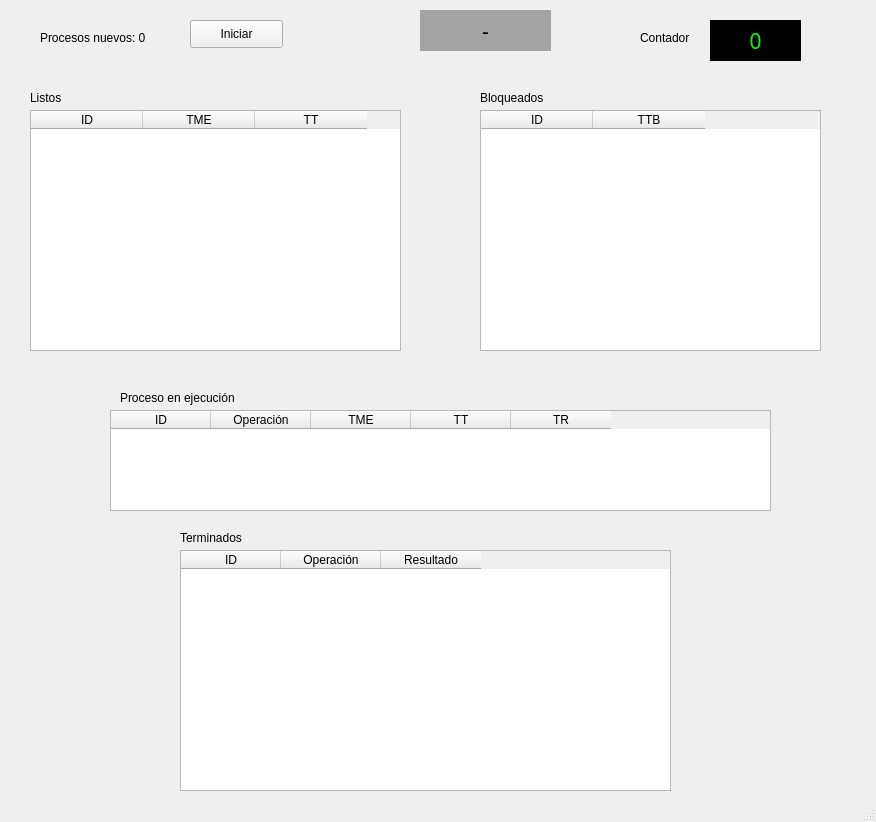
<?xml version="1.0" encoding="UTF-8"?>
<ui version="4.0">
 <class>MainWindow</class>
 <widget class="QMainWindow" name="MainWindow">
  <property name="geometry">
   <rect>
    <x>0</x>
    <y>0</y>
    <width>876</width>
    <height>822</height>
   </rect>
  </property>
  <property name="windowTitle">
   <string>FCFS</string>
  </property>
  <widget class="QWidget" name="centralwidget">
   <widget class="QTableWidget" name="tableWidget">
    <property name="geometry">
     <rect>
      <x>30</x>
      <y>110</y>
      <width>371</width>
      <height>241</height>
     </rect>
    </property>
    <attribute name="horizontalHeaderDefaultSectionSize">
     <number>112</number>
    </attribute>
    <column>
     <property name="text">
      <string>ID</string>
     </property>
    </column>
    <column>
     <property name="text">
      <string>TME</string>
     </property>
    </column>
    <column>
     <property name="text">
      <string>TT</string>
     </property>
    </column>
   </widget>
   <widget class="QTableWidget" name="tableWidget_2">
    <property name="geometry">
     <rect>
      <x>110</x>
      <y>410</y>
      <width>661</width>
      <height>101</height>
     </rect>
    </property>
    <column>
     <property name="text">
      <string>ID</string>
     </property>
    </column>
    <column>
     <property name="text">
      <string>Operación</string>
     </property>
    </column>
    <column>
     <property name="text">
      <string>TME</string>
     </property>
    </column>
    <column>
     <property name="text">
      <string>TT</string>
     </property>
    </column>
    <column>
     <property name="text">
      <string>TR</string>
     </property>
    </column>
   </widget>
   <widget class="QLabel" name="label">
    <property name="geometry">
     <rect>
      <x>40</x>
      <y>30</y>
      <width>141</width>
      <height>16</height>
     </rect>
    </property>
    <property name="text">
     <string>Procesos nuevos: 0</string>
    </property>
   </widget>
   <widget class="QLabel" name="label_2">
    <property name="geometry">
     <rect>
      <x>30</x>
      <y>90</y>
      <width>141</width>
      <height>16</height>
     </rect>
    </property>
    <property name="text">
     <string>Listos</string>
    </property>
   </widget>
   <widget class="QLabel" name="label_3">
    <property name="geometry">
     <rect>
      <x>120</x>
      <y>390</y>
      <width>141</width>
      <height>16</height>
     </rect>
    </property>
    <property name="text">
     <string>Proceso en ejecución</string>
    </property>
   </widget>
   <widget class="QTableWidget" name="tableWidget_3">
    <property name="geometry">
     <rect>
      <x>180</x>
      <y>550</y>
      <width>491</width>
      <height>241</height>
     </rect>
    </property>
    <column>
     <property name="text">
      <string>ID</string>
     </property>
    </column>
    <column>
     <property name="text">
      <string>Operación</string>
     </property>
    </column>
    <column>
     <property name="text">
      <string>Resultado</string>
     </property>
    </column>
   </widget>
   <widget class="QLabel" name="label_4">
    <property name="geometry">
     <rect>
      <x>180</x>
      <y>530</y>
      <width>141</width>
      <height>16</height>
     </rect>
    </property>
    <property name="text">
     <string>Terminados</string>
    </property>
   </widget>
   <widget class="QPushButton" name="pushButton">
    <property name="geometry">
     <rect>
      <x>190</x>
      <y>20</y>
      <width>93</width>
      <height>28</height>
     </rect>
    </property>
    <property name="text">
     <string>Iniciar</string>
    </property>
   </widget>
   <widget class="QLabel" name="contador">
    <property name="geometry">
     <rect>
      <x>710</x>
      <y>20</y>
      <width>91</width>
      <height>41</height>
     </rect>
    </property>
    <property name="font">
     <font>
      <family>Yu Gothic UI Semibold</family>
      <pointsize>16</pointsize>
      <weight>50</weight>
      <italic>false</italic>
      <bold>false</bold>
     </font>
    </property>
    <property name="styleSheet">
     <string notr="true">background-color: rgb(0, 0, 0);
color: rgb(0, 255, 0);
font: 16pt &quot;Yu Gothic UI Semibold&quot;;
</string>
    </property>
    <property name="text">
     <string>0</string>
    </property>
    <property name="alignment">
     <set>Qt::AlignCenter</set>
    </property>
   </widget>
   <widget class="QLabel" name="label_6">
    <property name="geometry">
     <rect>
      <x>640</x>
      <y>30</y>
      <width>71</width>
      <height>16</height>
     </rect>
    </property>
    <property name="text">
     <string>Contador</string>
    </property>
   </widget>
   <widget class="QLabel" name="estado">
    <property name="geometry">
     <rect>
      <x>420</x>
      <y>10</y>
      <width>131</width>
      <height>41</height>
     </rect>
    </property>
    <property name="font">
     <font>
      <family>Yu Gothic UI Semibold</family>
      <pointsize>16</pointsize>
      <weight>50</weight>
      <italic>false</italic>
      <bold>false</bold>
     </font>
    </property>
    <property name="styleSheet">
     <string notr="true">background-color: rgb(163, 163, 163);
border-radius: 40px;
</string>
    </property>
    <property name="frameShape">
     <enum>QFrame::NoFrame</enum>
    </property>
    <property name="text">
     <string>-</string>
    </property>
    <property name="alignment">
     <set>Qt::AlignCenter</set>
    </property>
   </widget>
   <widget class="QTableWidget" name="tableWidget_4">
    <property name="geometry">
     <rect>
      <x>480</x>
      <y>110</y>
      <width>341</width>
      <height>241</height>
     </rect>
    </property>
    <attribute name="horizontalHeaderDefaultSectionSize">
     <number>112</number>
    </attribute>
    <column>
     <property name="text">
      <string>ID</string>
     </property>
    </column>
    <column>
     <property name="text">
      <string>TTB</string>
     </property>
    </column>
   </widget>
   <widget class="QLabel" name="label_5">
    <property name="geometry">
     <rect>
      <x>480</x>
      <y>90</y>
      <width>141</width>
      <height>16</height>
     </rect>
    </property>
    <property name="text">
     <string>Bloqueados</string>
    </property>
   </widget>
  </widget>
  <widget class="QStatusBar" name="statusbar"/>
 </widget>
 <resources/>
 <connections/>
</ui>
